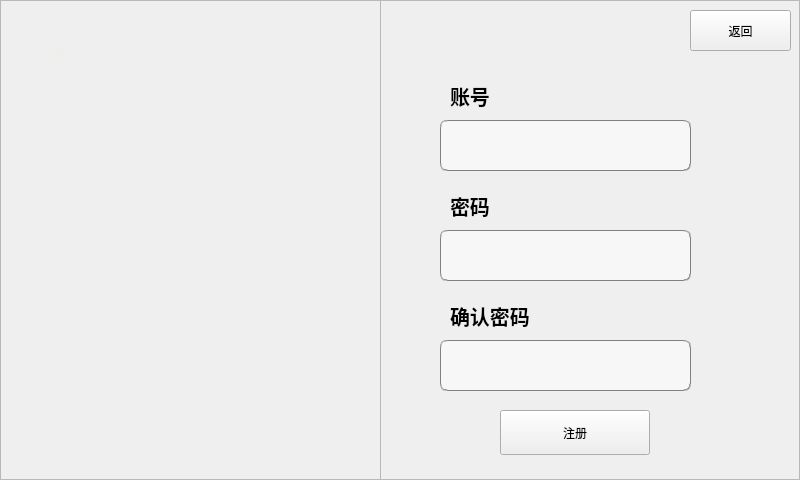
<?xml version="1.0" encoding="UTF-8"?>
<ui version="4.0">
 <class>signup</class>
 <widget class="QWidget" name="signup">
  <property name="geometry">
   <rect>
    <x>0</x>
    <y>0</y>
    <width>800</width>
    <height>480</height>
   </rect>
  </property>
  <property name="windowTitle">
   <string>Form</string>
  </property>
  <widget class="QFrame" name="frame_sigup_image">
   <property name="geometry">
    <rect>
     <x>0</x>
     <y>0</y>
     <width>800</width>
     <height>480</height>
    </rect>
   </property>
   <property name="frameShape">
    <enum>QFrame::StyledPanel</enum>
   </property>
   <property name="frameShadow">
    <enum>QFrame::Raised</enum>
   </property>
   <widget class="QLabel" name="label_signup">
    <property name="geometry">
     <rect>
      <x>40</x>
      <y>0</y>
      <width>141</width>
      <height>101</height>
     </rect>
    </property>
    <property name="styleSheet">
     <string notr="true">font: 50pt &quot;Arial&quot;;
color: rgb(238, 238, 236)</string>
    </property>
    <property name="text">
     <string>注册</string>
    </property>
   </widget>
   <widget class="QFrame" name="frame_signup">
    <property name="geometry">
     <rect>
      <x>380</x>
      <y>0</y>
      <width>421</width>
      <height>481</height>
     </rect>
    </property>
    <property name="frameShape">
     <enum>QFrame::StyledPanel</enum>
    </property>
    <property name="frameShadow">
     <enum>QFrame::Raised</enum>
    </property>
    <widget class="QLineEdit" name="lineEdit_password_1">
     <property name="geometry">
      <rect>
       <x>60</x>
       <y>230</y>
       <width>251</width>
       <height>51</height>
      </rect>
     </property>
     <property name="styleSheet">
      <string notr="true">background-color: rgb(247, 247, 247);
border:1px groove gray;border-radius:
7px;padding:2px 4px;
font: 10pt &quot;Candara&quot;;</string>
     </property>
    </widget>
    <widget class="QLineEdit" name="lineEdit_password_2">
     <property name="geometry">
      <rect>
       <x>60</x>
       <y>340</y>
       <width>251</width>
       <height>51</height>
      </rect>
     </property>
     <property name="styleSheet">
      <string notr="true">background-color: rgb(247, 247, 247);
border:1px groove gray;border-radius:
7px;padding:2px 4px;
font: 10pt &quot;Candara&quot;;</string>
     </property>
    </widget>
    <widget class="QLabel" name="label_signup_id">
     <property name="geometry">
      <rect>
       <x>70</x>
       <y>80</y>
       <width>81</width>
       <height>31</height>
      </rect>
     </property>
     <property name="font">
      <font>
       <pointsize>15</pointsize>
       <weight>75</weight>
       <bold>true</bold>
      </font>
     </property>
     <property name="text">
      <string>账号</string>
     </property>
    </widget>
    <widget class="QLineEdit" name="lineEdit_id">
     <property name="geometry">
      <rect>
       <x>60</x>
       <y>120</y>
       <width>251</width>
       <height>51</height>
      </rect>
     </property>
     <property name="styleSheet">
      <string notr="true">background-color: rgb(247, 247, 247);
border:1px groove gray;border-radius:
7px;padding:2px 4px;
font: 10pt &quot;Candara&quot;;</string>
     </property>
    </widget>
    <widget class="QLabel" name="label_signup_password2">
     <property name="geometry">
      <rect>
       <x>70</x>
       <y>300</y>
       <width>121</width>
       <height>31</height>
      </rect>
     </property>
     <property name="font">
      <font>
       <pointsize>15</pointsize>
       <weight>75</weight>
       <bold>true</bold>
      </font>
     </property>
     <property name="text">
      <string>确认密码</string>
     </property>
    </widget>
    <widget class="QPushButton" name="pushButton_sig">
     <property name="geometry">
      <rect>
       <x>120</x>
       <y>410</y>
       <width>150</width>
       <height>45</height>
      </rect>
     </property>
     <property name="text">
      <string>注册</string>
     </property>
    </widget>
    <widget class="QLabel" name="label_signup_password1">
     <property name="geometry">
      <rect>
       <x>70</x>
       <y>190</y>
       <width>81</width>
       <height>31</height>
      </rect>
     </property>
     <property name="font">
      <font>
       <pointsize>15</pointsize>
       <weight>75</weight>
       <bold>true</bold>
      </font>
     </property>
     <property name="text">
      <string>密码</string>
     </property>
    </widget>
    <widget class="QPushButton" name="pushButton_return">
     <property name="geometry">
      <rect>
       <x>310</x>
       <y>10</y>
       <width>101</width>
       <height>41</height>
      </rect>
     </property>
     <property name="text">
      <string>返回</string>
     </property>
    </widget>
   </widget>
  </widget>
 </widget>
 <resources/>
 <connections/>
</ui>
